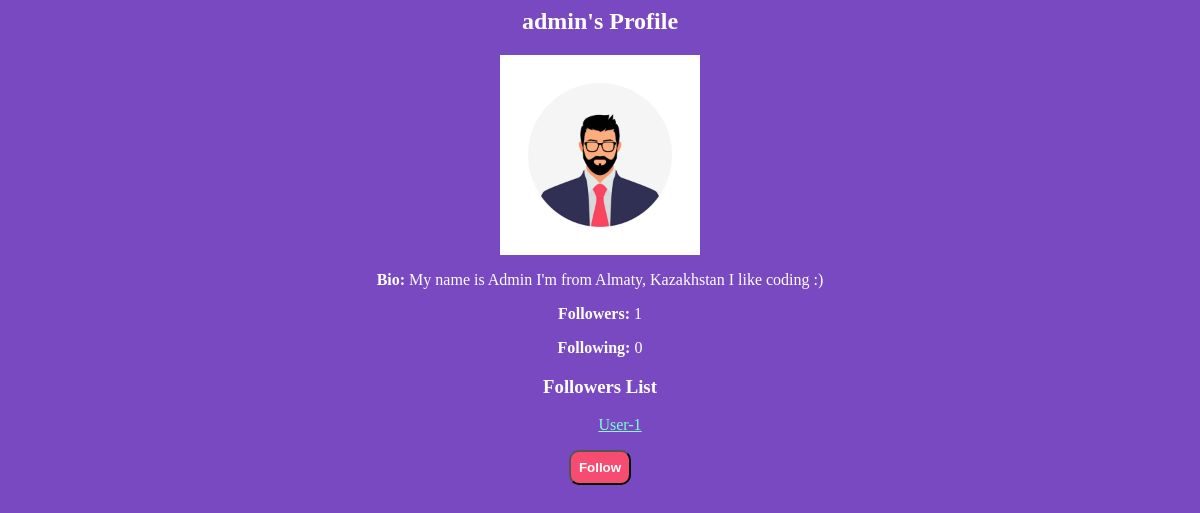
Page /profile/admin/ on the committed database.
### users/models.py (models this page shows, shortened)
class Profile(models.Model):
    user = models.OneToOneField(User, on_delete=models.CASCADE)
    bio = models.TextField()
    profile_picture = models.ImageField(upload_to='profile_pics/', blank=True, null=True)

### users/views.py (the view)
# urls.py: path('profile/<str:username>/', profile_detail, name='profile_detail'),
def profile_detail(request, username):
    profile = get_object_or_404(Profile, user__username=username)
    followers = Follow.objects.filter(following=profile.user)
    following = Follow.objects.filter(follower=profile.user)
    followers_list = [follower.follower for follower in followers]
    following_list = [followed.following for followed in following]
    return render(request, 'users/profile.html', {
        'profile': profile,
        'followers_count': followers.count(),
        'following_count': following.count(),
        'followers_list': followers_list,
        'following_list': following_list,
        'is_following': request.user in followers_list,
    })

### users/templates/users/profile.html (shortened to what this page needs)
{% block content %}
<div class="container">
    <h2 id="owner">{{ profile.user.username }}'s Profile</h2>
    <div class="profile-info">
        {% if profile.profile_picture %}
        <img src="{{ profile.profile_picture.url }}" alt="{{ profile.user.username }}" class="profile-pic" style="width:200px;height:200px;">
    {% else %}
        <p>No profile picture available.</p>
    {% endif %}
        <p><strong>Bio:</strong> {{ profile.bio }}</p>
        <p><strong>Followers:</strong> {{ followers_count }}</p>
        <p><strong>Following:</strong> {{ following_count }}</p>
        <h3>Followers List</h3>
        <ul>
            {% for follower in followers_list %}
                <a id="follower-url" href="{% url 'profile_detail' follower.username %}">{{ follower.username }}</a>
            {% empty %}
                <li>No followers yet.</li>
            {% endfor %}
        </ul>
        {% if profile.user != request.user %}
            {% if is_following %}
                <form method="POST" action="{% url 'unfollow_user' profile.user.username %}">
                    {% csrf_token %}
                    <button type="submit" class="follow_btn">Unfollow</button>
                </form>
            {% else %}
                <form method="POST" action="{% url 'follow_user' profile.user.username %}">
                    <button type="submit" class="follow_btn">Follow</button>
                </form>
            {% endif %}
        {% endif %}
    </div>
</div>
{% endblock %}

### users/templates/users/profile.html (style rules this page uses)
#owner { text-align: center; }
.profile-info { text-align: center; }
button { border: 1sp; border-radius: 10px; padding: 8px; background-color: #f64c72; color: white; font-weight: bold; }
#follower-url { color:aquamarine; text-align: center; }

### rows in the picture
Profile: user.username "admin", profile_picture (picture), bio "My name is Admin I'm from Almaty, Kazakhstan I like coding :)"

### other values in the picture
{{ followers_count }} "1"
{{ following_count }} "0"
{{ follower.username }} "User-1"
